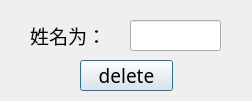
<?xml version="1.0" encoding="UTF-8"?>
<ui version="4.0">
 <class>Dialog</class>
 <widget class="QDialog" name="Dialog">
  <property name="geometry">
   <rect>
    <x>0</x>
    <y>0</y>
    <width>252</width>
    <height>101</height>
   </rect>
  </property>
  <property name="windowTitle">
   <string>del_inf</string>
  </property>
  <widget class="QLabel" name="label">
   <property name="geometry">
    <rect>
     <x>30</x>
     <y>20</y>
     <width>91</width>
     <height>31</height>
    </rect>
   </property>
   <property name="font">
    <font>
     <family>Agency FB</family>
     <pointsize>14</pointsize>
    </font>
   </property>
   <property name="text">
    <string>姓名为：</string>
   </property>
  </widget>
  <widget class="QLineEdit" name="lineEdit">
   <property name="geometry">
    <rect>
     <x>130</x>
     <y>20</y>
     <width>91</width>
     <height>31</height>
    </rect>
   </property>
   <property name="font">
    <font>
     <family>Cascadia Code</family>
     <pointsize>12</pointsize>
    </font>
   </property>
  </widget>
  <widget class="QPushButton" name="pushButton">
   <property name="geometry">
    <rect>
     <x>80</x>
     <y>60</y>
     <width>93</width>
     <height>31</height>
    </rect>
   </property>
   <property name="font">
    <font>
     <family>Cascadia Code</family>
     <pointsize>14</pointsize>
    </font>
   </property>
   <property name="text">
    <string>delete</string>
   </property>
  </widget>
 </widget>
 <resources/>
 <connections/>
</ui>
